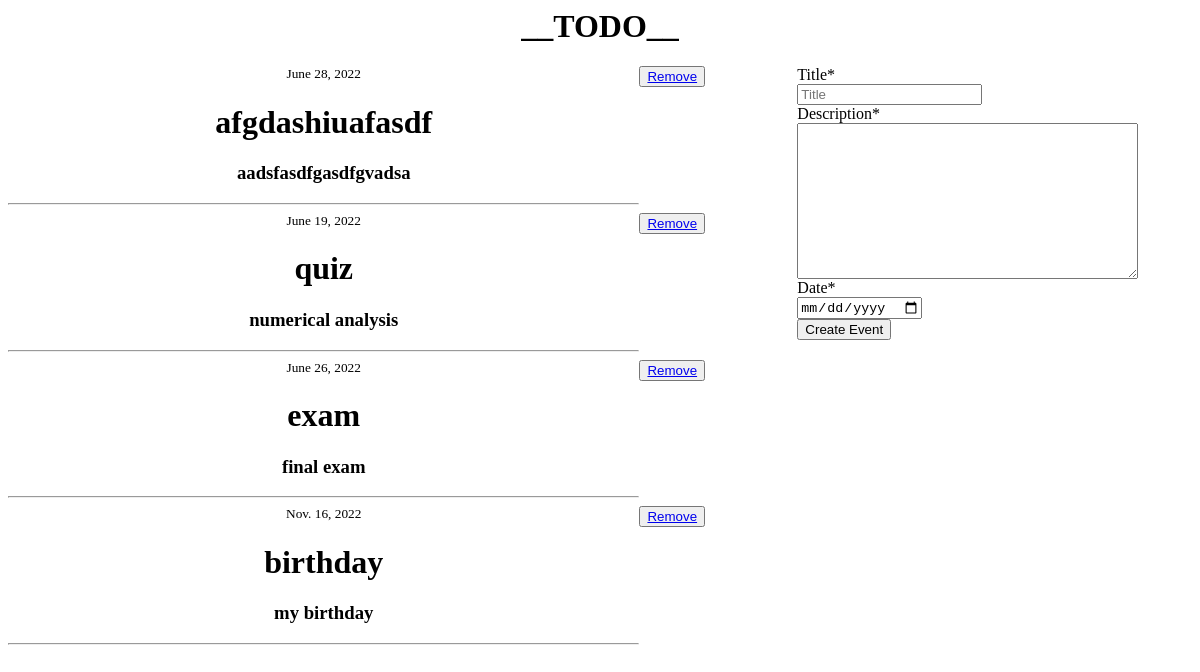
Before: / with the older database file.
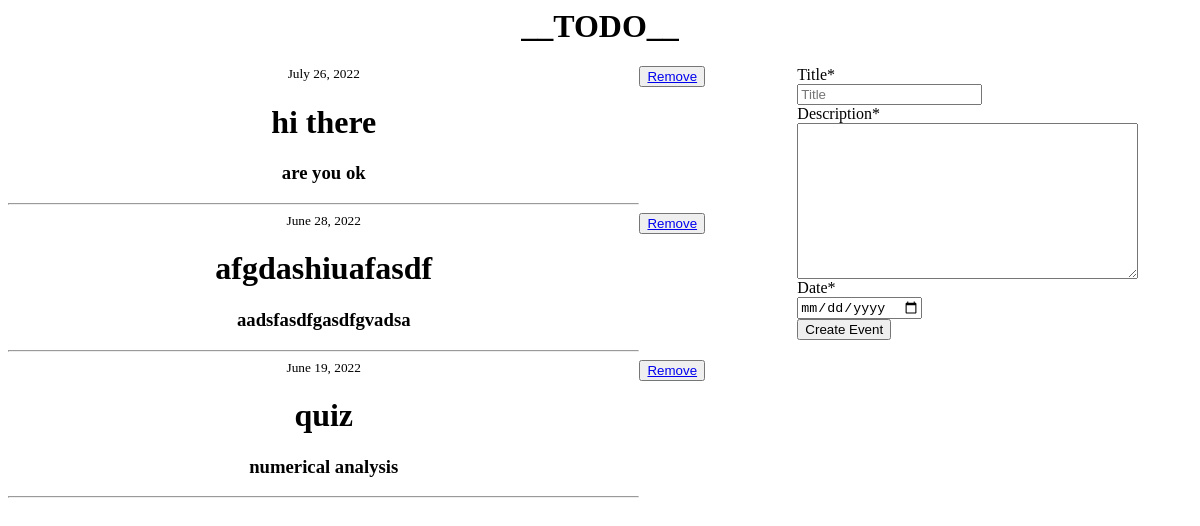
After: the same page with the newer database file.
### base/models.py (models this page shows, shortened)
class Activity(models.Model):
    title = models.CharField(max_length=20,null=False,blank=False)
    description = models.TextField()
    date = models.DateField()
    create = models.DateTimeField(auto_now_add=True)
    class Meta:
        ordering = ['-create']

### base/views.py (the view)
# urls.py: path('',views.homeView,name='home'),
def homeView(request):
    form=ActivityForm()
    if request.method =='POST':
        form=ActivityForm(request.POST)
        if form.is_valid():
            form.save()
            return redirect('home')
    content={'activityForm':form,'activity':Activity.objects.all()}
    return render(request,'base/home.html',content)

### base/forms.py
class ActivityForm(forms.ModelForm):
    class Meta:
        model = Activity
        fields = ['title', 'description','date']
        widgets={
            'title':forms.TextInput(attrs={'placeholder': 'Title'}),
            'date':forms.DateInput(attrs={'type':'date','min':date.today}),
        }

### base/templates/base/home.html (shortened to what this page needs)
{% load crispy_forms_tags %}
<body>
  <div class="title">
    <h1>__TODO__</h1>
  </div>
  <div class="feed">
    <div class="activityform">
      {%for event in activity%}
      <div class="textarea">
        <small>{{event.date}}</small>
        <h1>{{event.title}}</h1>
        <h3>{{event.description}}</h3>
        <hr />
      </div>
      <div>
       <button><a href="{%url 'delete' event.id%}">Remove</a></button>
      </div>
      {%endfor%}
    </div>
    <div>
      {%include 'base/todoform.html'%}
    </div>
  </div>
</body>

### base/templates/base/todoform.html (shortened to what this page needs)
{% load crispy_forms_tags %}
<form action="" method="POST">
    {{activityForm|crispy}}
    <input type="submit" value="Create Event" />
</form>

### base/templates/base/home.html (style rules this page uses)
.title { text-align: center; justify-content: center; }
.feed { display: grid; grid-template-columns: 2fr 1fr; }
.activityform { display: grid; grid-template-columns: 4fr 1fr; }
.textarea { text-align: center; justify-content: center; }

Changed rows visible on the page:
removed Activity: date "June 26, 2022", title "exam", description "final exam"
removed Activity: date "Nov. 16, 2022", title "birthday", description "my birthday"
added Activity: date "July 26, 2022", title "hi there", description "are you ok"
